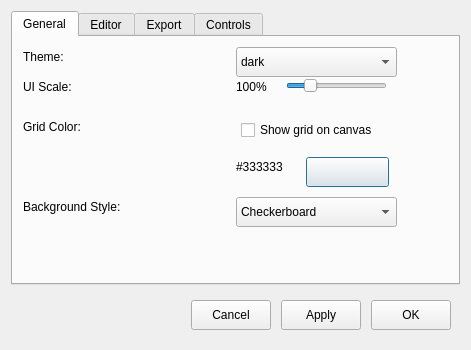
<?xml version="1.0" encoding="UTF-8"?>
<ui version="4.0">
 <class>SettingsDialog</class>
 <widget class="QDialog" name="SettingsDialog">
  <property name="geometry">
   <rect>
    <x>0</x>
    <y>0</y>
    <width>471</width>
    <height>350</height>
   </rect>
  </property>
  <property name="minimumSize">
   <size>
    <width>450</width>
    <height>350</height>
   </size>
  </property>
  <property name="windowTitle">
   <string>Dialog</string>
  </property>
  <layout class="QVBoxLayout" name="verticalLayout">
   <item>
    <widget class="QTabWidget" name="tabWidget">
     <property name="currentIndex">
      <number>0</number>
     </property>
     <widget class="QWidget" name="general">
      <attribute name="title">
       <string>General</string>
      </attribute>
      <layout class="QHBoxLayout" name="horizontalLayout_2">
       <property name="spacing">
        <number>0</number>
       </property>
       <property name="leftMargin">
        <number>0</number>
       </property>
       <property name="topMargin">
        <number>0</number>
       </property>
       <property name="rightMargin">
        <number>0</number>
       </property>
       <property name="bottomMargin">
        <number>0</number>
       </property>
       <item>
        <widget class="QWidget" name="widget_2" native="true">
         <property name="minimumSize">
          <size>
           <width>150</width>
           <height>0</height>
          </size>
         </property>
         <widget class="QLabel" name="label_2">
          <property name="geometry">
           <rect>
            <x>10</x>
            <y>10</y>
            <width>71</width>
            <height>20</height>
           </rect>
          </property>
          <property name="text">
           <string>Theme:</string>
          </property>
         </widget>
         <widget class="QLabel" name="label_3">
          <property name="geometry">
           <rect>
            <x>10</x>
            <y>40</y>
            <width>71</width>
            <height>20</height>
           </rect>
          </property>
          <property name="text">
           <string>UI Scale:</string>
          </property>
         </widget>
         <widget class="QLabel" name="label_5">
          <property name="geometry">
           <rect>
            <x>10</x>
            <y>80</y>
            <width>81</width>
            <height>20</height>
           </rect>
          </property>
          <property name="text">
           <string>Grid Color:</string>
          </property>
         </widget>
         <widget class="QLabel" name="label_6">
          <property name="geometry">
           <rect>
            <x>10</x>
            <y>160</y>
            <width>131</width>
            <height>20</height>
           </rect>
          </property>
          <property name="text">
           <string>Background Style:</string>
          </property>
         </widget>
        </widget>
       </item>
       <item>
        <widget class="QWidget" name="widget_3" native="true">
         <property name="minimumSize">
          <size>
           <width>160</width>
           <height>0</height>
          </size>
         </property>
         <widget class="QComboBox" name="cmb_Theme">
          <property name="geometry">
           <rect>
            <x>0</x>
            <y>10</y>
            <width>161</width>
            <height>30</height>
           </rect>
          </property>
          <property name="cursor">
           <cursorShape>PointingHandCursor</cursorShape>
          </property>
          <item>
           <property name="text">
            <string>dark</string>
           </property>
          </item>
          <item>
           <property name="text">
            <string>light</string>
           </property>
          </item>
          <item>
           <property name="text">
            <string>1bit</string>
           </property>
          </item>
         </widget>
         <widget class="QLabel" name="lbl_ScaleValue">
          <property name="geometry">
           <rect>
            <x>0</x>
            <y>40</y>
            <width>41</width>
            <height>20</height>
           </rect>
          </property>
          <property name="text">
           <string>100%</string>
          </property>
         </widget>
         <widget class="QSlider" name="slider_Scale">
          <property name="geometry">
           <rect>
            <x>50</x>
            <y>40</y>
            <width>101</width>
            <height>18</height>
           </rect>
          </property>
          <property name="minimum">
           <number>50</number>
          </property>
          <property name="maximum">
           <number>300</number>
          </property>
          <property name="singleStep">
           <number>1</number>
          </property>
          <property name="value">
           <number>100</number>
          </property>
          <property name="orientation">
           <enum>Qt::Orientation::Horizontal</enum>
          </property>
         </widget>
         <widget class="QCheckBox" name="chk_ShowGrid">
          <property name="geometry">
           <rect>
            <x>5</x>
            <y>80</y>
            <width>161</width>
            <height>26</height>
           </rect>
          </property>
          <property name="cursor">
           <cursorShape>PointingHandCursor</cursorShape>
          </property>
          <property name="text">
           <string>Show grid on canvas</string>
          </property>
         </widget>
         <widget class="QLabel" name="gridColorLabel">
          <property name="geometry">
           <rect>
            <x>0</x>
            <y>120</y>
            <width>61</width>
            <height>20</height>
           </rect>
          </property>
          <property name="text">
           <string>#333333</string>
          </property>
         </widget>
         <widget class="QPushButton" name="btn_GridColor">
          <property name="geometry">
           <rect>
            <x>70</x>
            <y>120</y>
            <width>83</width>
            <height>30</height>
           </rect>
          </property>
          <property name="cursor">
           <cursorShape>PointingHandCursor</cursorShape>
          </property>
          <property name="text">
           <string/>
          </property>
         </widget>
         <widget class="QComboBox" name="cmb_BgStyle">
          <property name="geometry">
           <rect>
            <x>0</x>
            <y>160</y>
            <width>161</width>
            <height>30</height>
           </rect>
          </property>
          <property name="cursor">
           <cursorShape>PointingHandCursor</cursorShape>
          </property>
          <item>
           <property name="text">
            <string>Checkerboard</string>
           </property>
          </item>
          <item>
           <property name="text">
            <string>Solid Black</string>
           </property>
          </item>
          <item>
           <property name="text">
            <string>Solid White</string>
           </property>
          </item>
         </widget>
        </widget>
       </item>
      </layout>
     </widget>
     <widget class="QWidget" name="editor">
      <attribute name="title">
       <string>Editor</string>
      </attribute>
      <layout class="QHBoxLayout" name="horizontalLayout_3">
       <property name="spacing">
        <number>0</number>
       </property>
       <property name="leftMargin">
        <number>0</number>
       </property>
       <property name="topMargin">
        <number>0</number>
       </property>
       <property name="rightMargin">
        <number>0</number>
       </property>
       <property name="bottomMargin">
        <number>0</number>
       </property>
       <item>
        <widget class="QWidget" name="widget_4" native="true">
         <property name="minimumSize">
          <size>
           <width>160</width>
           <height>0</height>
          </size>
         </property>
         <widget class="QLabel" name="label_13">
          <property name="geometry">
           <rect>
            <x>10</x>
            <y>10</y>
            <width>141</width>
            <height>20</height>
           </rect>
          </property>
          <property name="text">
           <string>Default Canvas Size:</string>
          </property>
         </widget>
         <widget class="QLabel" name="label_14">
          <property name="geometry">
           <rect>
            <x>10</x>
            <y>40</y>
            <width>91</width>
            <height>20</height>
           </rect>
          </property>
          <property name="text">
           <string>Undo Limit:</string>
          </property>
         </widget>
         <widget class="QLabel" name="label_17">
          <property name="geometry">
           <rect>
            <x>10</x>
            <y>80</y>
            <width>51</width>
            <height>20</height>
           </rect>
          </property>
          <property name="text">
           <string>Save:</string>
          </property>
         </widget>
        </widget>
       </item>
       <item>
        <widget class="QWidget" name="widget_5" native="true">
         <property name="minimumSize">
          <size>
           <width>220</width>
           <height>0</height>
          </size>
         </property>
         <widget class="QSpinBox" name="spin_DefaultWidth">
          <property name="geometry">
           <rect>
            <x>0</x>
            <y>10</y>
            <width>81</width>
            <height>31</height>
           </rect>
          </property>
          <property name="cursor">
           <cursorShape>IBeamCursor</cursorShape>
          </property>
          <property name="minimum">
           <number>1</number>
          </property>
          <property name="maximum">
           <number>2000</number>
          </property>
          <property name="value">
           <number>128</number>
          </property>
         </widget>
         <widget class="QSpinBox" name="spin_UndoLimit">
          <property name="geometry">
           <rect>
            <x>0</x>
            <y>40</y>
            <width>81</width>
            <height>31</height>
           </rect>
          </property>
          <property name="cursor">
           <cursorShape>IBeamCursor</cursorShape>
          </property>
          <property name="minimum">
           <number>1</number>
          </property>
          <property name="maximum">
           <number>2000</number>
          </property>
          <property name="value">
           <number>50</number>
          </property>
         </widget>
         <widget class="QCheckBox" name="chk_AutoSave">
          <property name="geometry">
           <rect>
            <x>5</x>
            <y>80</y>
            <width>111</width>
            <height>26</height>
           </rect>
          </property>
          <property name="cursor">
           <cursorShape>PointingHandCursor</cursorShape>
          </property>
          <property name="text">
           <string>Auto-save</string>
          </property>
         </widget>
         <widget class="QLabel" name="label_15">
          <property name="geometry">
           <rect>
            <x>0</x>
            <y>120</y>
            <width>41</width>
            <height>20</height>
           </rect>
          </property>
          <property name="text">
           <string>Time</string>
          </property>
         </widget>
         <widget class="QSpinBox" name="spin_AutoSaveInterval">
          <property name="geometry">
           <rect>
            <x>40</x>
            <y>110</y>
            <width>81</width>
            <height>31</height>
           </rect>
          </property>
          <property name="cursor">
           <cursorShape>IBeamCursor</cursorShape>
          </property>
          <property name="minimum">
           <number>1</number>
          </property>
          <property name="maximum">
           <number>120</number>
          </property>
          <property name="value">
           <number>5</number>
          </property>
         </widget>
         <widget class="QLabel" name="label_16">
          <property name="geometry">
           <rect>
            <x>90</x>
            <y>20</y>
            <width>21</width>
            <height>16</height>
           </rect>
          </property>
          <property name="text">
           <string> ×</string>
          </property>
         </widget>
         <widget class="QLabel" name="label_18">
          <property name="geometry">
           <rect>
            <x>130</x>
            <y>120</y>
            <width>61</width>
            <height>20</height>
           </rect>
          </property>
          <property name="text">
           <string>minutes</string>
          </property>
         </widget>
         <widget class="QSpinBox" name="spin_DefaultHeight">
          <property name="geometry">
           <rect>
            <x>120</x>
            <y>10</y>
            <width>81</width>
            <height>31</height>
           </rect>
          </property>
          <property name="cursor">
           <cursorShape>IBeamCursor</cursorShape>
          </property>
          <property name="minimum">
           <number>1</number>
          </property>
          <property name="maximum">
           <number>2000</number>
          </property>
          <property name="value">
           <number>64</number>
          </property>
         </widget>
        </widget>
       </item>
      </layout>
     </widget>
     <widget class="QWidget" name="exportWindow">
      <attribute name="title">
       <string>Export</string>
      </attribute>
      <layout class="QHBoxLayout" name="horizontalLayout_4">
       <property name="spacing">
        <number>0</number>
       </property>
       <property name="leftMargin">
        <number>0</number>
       </property>
       <property name="topMargin">
        <number>0</number>
       </property>
       <property name="rightMargin">
        <number>0</number>
       </property>
       <property name="bottomMargin">
        <number>0</number>
       </property>
       <item>
        <widget class="QWidget" name="widget_6" native="true">
         <property name="minimumSize">
          <size>
           <width>120</width>
           <height>0</height>
          </size>
         </property>
         <widget class="QLabel" name="label_10">
          <property name="geometry">
           <rect>
            <x>10</x>
            <y>10</y>
            <width>121</width>
            <height>20</height>
           </rect>
          </property>
          <property name="text">
           <string>Default Format:</string>
          </property>
         </widget>
         <widget class="QLabel" name="label_11">
          <property name="geometry">
           <rect>
            <x>10</x>
            <y>40</y>
            <width>121</width>
            <height>20</height>
           </rect>
          </property>
          <property name="text">
           <string>Variable Prefix:</string>
          </property>
         </widget>
         <widget class="QLabel" name="label_12">
          <property name="geometry">
           <rect>
            <x>10</x>
            <y>80</y>
            <width>51</width>
            <height>20</height>
           </rect>
          </property>
          <property name="text">
           <string>Other:</string>
          </property>
         </widget>
        </widget>
       </item>
       <item>
        <widget class="QWidget" name="widget_7" native="true">
         <property name="minimumSize">
          <size>
           <width>320</width>
           <height>0</height>
          </size>
         </property>
         <widget class="QComboBox" name="cmb_Language">
          <property name="geometry">
           <rect>
            <x>0</x>
            <y>10</y>
            <width>221</width>
            <height>28</height>
           </rect>
          </property>
          <property name="cursor">
           <cursorShape>PointingHandCursor</cursorShape>
          </property>
          <item>
           <property name="text">
            <string>C++ (Arduino/OLED)</string>
           </property>
          </item>
          <item>
           <property name="text">
            <string>Python (MicroPython)</string>
           </property>
          </item>
         </widget>
         <widget class="QLineEdit" name="input_VariablePrefix">
          <property name="geometry">
           <rect>
            <x>0</x>
            <y>40</y>
            <width>221</width>
            <height>28</height>
           </rect>
          </property>
          <property name="text">
           <string>bitmap_</string>
          </property>
         </widget>
         <widget class="QCheckBox" name="chk_AutoCopy">
          <property name="geometry">
           <rect>
            <x>5</x>
            <y>80</y>
            <width>311</width>
            <height>26</height>
           </rect>
          </property>
          <property name="cursor">
           <cursorShape>PointingHandCursor</cursorShape>
          </property>
          <property name="text">
           <string>Auto-copy generated code to clipboard</string>
          </property>
         </widget>
         <widget class="QCheckBox" name="chk_Progmem">
          <property name="geometry">
           <rect>
            <x>5</x>
            <y>110</y>
            <width>321</width>
            <height>26</height>
           </rect>
          </property>
          <property name="cursor">
           <cursorShape>PointingHandCursor</cursorShape>
          </property>
          <property name="text">
           <string>Include PROGMEM optimization by default</string>
          </property>
         </widget>
        </widget>
       </item>
      </layout>
     </widget>
     <widget class="QWidget" name="controls">
      <attribute name="title">
       <string>Controls</string>
      </attribute>
      <layout class="QHBoxLayout" name="horizontalLayout_5">
       <property name="leftMargin">
        <number>0</number>
       </property>
       <property name="topMargin">
        <number>0</number>
       </property>
       <property name="rightMargin">
        <number>0</number>
       </property>
       <property name="bottomMargin">
        <number>0</number>
       </property>
       <item>
        <widget class="QTableWidget" name="table_Controls">
         <column>
          <property name="text">
           <string>Action</string>
          </property>
         </column>
         <column>
          <property name="text">
           <string>Shortcut</string>
          </property>
         </column>
        </widget>
       </item>
      </layout>
     </widget>
    </widget>
   </item>
   <item>
    <widget class="QWidget" name="widget" native="true">
     <property name="minimumSize">
      <size>
       <width>0</width>
       <height>40</height>
      </size>
     </property>
     <layout class="QHBoxLayout" name="horizontalLayout">
      <property name="spacing">
       <number>10</number>
      </property>
      <item>
       <spacer name="horizontalSpacer">
        <property name="orientation">
         <enum>Qt::Orientation::Horizontal</enum>
        </property>
        <property name="sizeHint" stdset="0">
         <size>
          <width>40</width>
          <height>20</height>
         </size>
        </property>
       </spacer>
      </item>
      <item>
       <widget class="QPushButton" name="btn_Cancel">
        <property name="minimumSize">
         <size>
          <width>80</width>
          <height>30</height>
         </size>
        </property>
        <property name="maximumSize">
         <size>
          <width>80</width>
          <height>30</height>
         </size>
        </property>
        <property name="cursor">
         <cursorShape>PointingHandCursor</cursorShape>
        </property>
        <property name="text">
         <string>Cancel</string>
        </property>
       </widget>
      </item>
      <item>
       <widget class="QPushButton" name="btn_Apply">
        <property name="minimumSize">
         <size>
          <width>80</width>
          <height>30</height>
         </size>
        </property>
        <property name="maximumSize">
         <size>
          <width>80</width>
          <height>30</height>
         </size>
        </property>
        <property name="cursor">
         <cursorShape>PointingHandCursor</cursorShape>
        </property>
        <property name="text">
         <string>Apply</string>
        </property>
       </widget>
      </item>
      <item>
       <widget class="QPushButton" name="btn_OK">
        <property name="minimumSize">
         <size>
          <width>80</width>
          <height>30</height>
         </size>
        </property>
        <property name="maximumSize">
         <size>
          <width>80</width>
          <height>30</height>
         </size>
        </property>
        <property name="cursor">
         <cursorShape>PointingHandCursor</cursorShape>
        </property>
        <property name="text">
         <string>OK</string>
        </property>
       </widget>
      </item>
     </layout>
    </widget>
   </item>
  </layout>
 </widget>
 <resources/>
 <connections/>
</ui>
